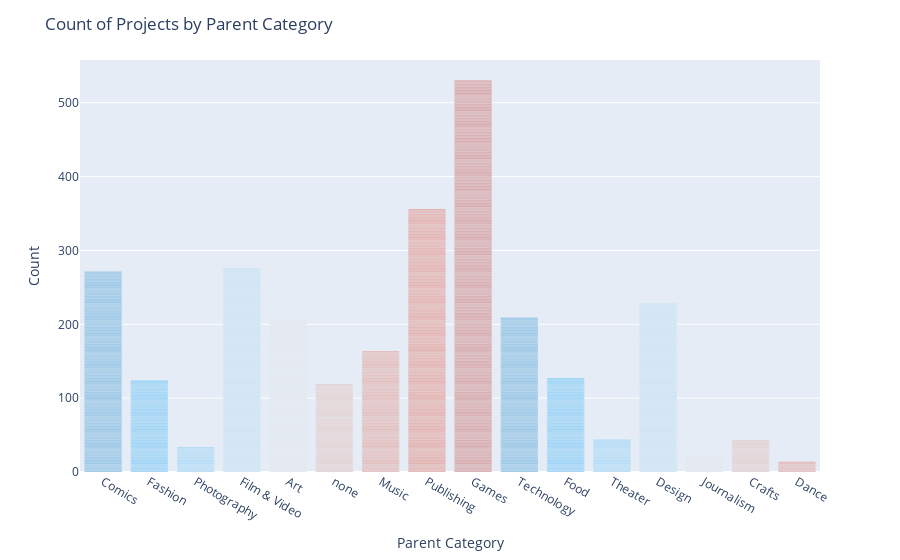
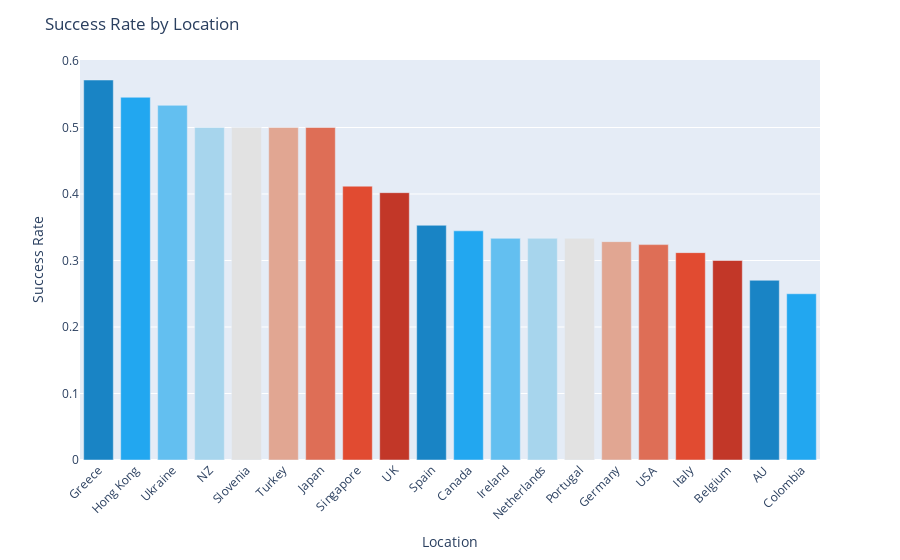
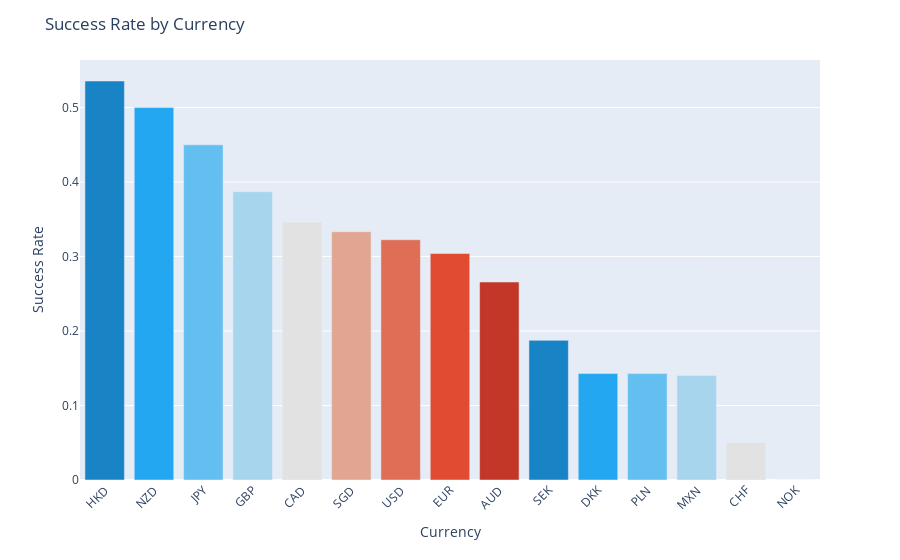
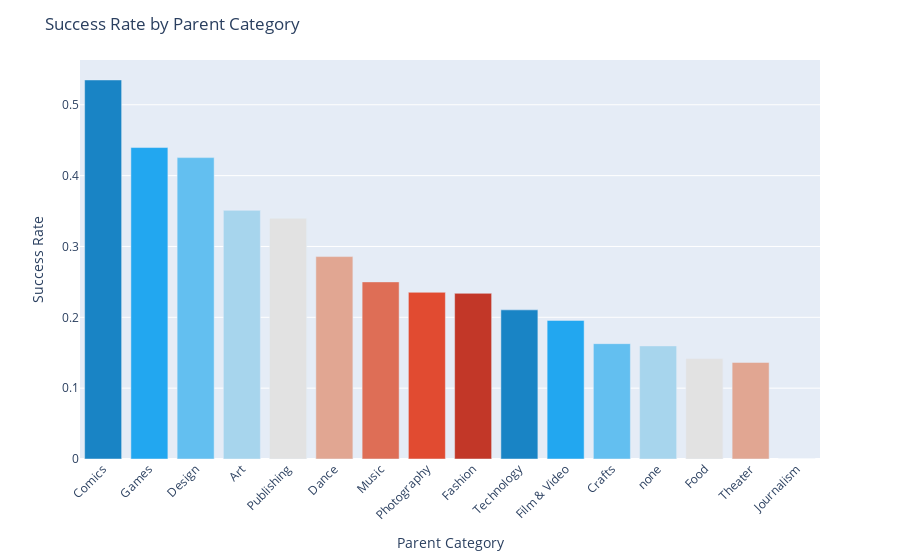

Here is the notebook cell these charts were saved with, in order:
### Code cell
df = load_csv_to_dataframe()
# Calculate the IQR for 'Goal Amount' column
goal_amount_iqr = np.percentile(df['Percent Funded'], 75) - np.percentile(df['Percent Funded'], 25)
# Define the upper and lower bounds for outliers
lower_bound = np.percentile(df['Percent Funded'], 25) - 1.5 * goal_amount_iqr
upper_bound = np.percentile(df['Percent Funded'], 75) + 1.5 * goal_amount_iqr
# Filter the dataset to include only the rows within the IQR bounds
df = df[(df['Percent Funded'] >= lower_bound) & (df['Percent Funded'] <= upper_bound)]
clean_location_col(df)
classify_success_col(df)
boolean_to_numbers(df)
print_graphs()

### Figure 1 — Plotly figure (JSON) as saved in the notebook; plotly's stock layout.template omitted (floating-point values rounded to 4 significant figures; data arrays with more than 128 entries replaced by an {"elided": "..."} marker saying what was removed)
{"data": [{"alignmentgroup": "True", "hovertemplate": "Parent Category=%{x}<br>count=%{y}<extra></extra>", "legendgroup": "Comics", "marker": {"color": "#1984c5", "pattern": {"shape": ""}}, "name": "Comics", "offsetgroup": "Comics", "orientation": "v", "showlegend": true, "textposition": "auto", "type": "bar", "x": {"elided": "271 str values"}, "xaxis": "x", "y": {"elided": "271 int values"}, "yaxis": "y"}, {"alignmentgroup": "True", "hovertemplate": "Parent Category=%{x}<br>count=%{y}<extra></extra>", "legendgroup": "Fashion", "marker": {"color": "#22a7f0", "pattern": {"shape": ""}}, "name": "Fashion", "offsetgroup": "Fashion", "orientation": "v", "showlegend": true, "textposition": "auto", "type": "bar", "x": ["Fashion", "Fashion", "Fashion", "Fashion", "Fashion", "Fashion", "Fashion", "Fashion", "Fashion", "Fashion", "Fashion", "Fashion", "Fashion", "Fashion", "Fashion", "Fashion", "Fashion", "Fashion", "Fashion", "Fashion", "Fashion", "Fashion", "Fashion", "Fashion", "Fashion", "Fashion", "Fashion", "Fashion", "Fashion", "Fashion", "Fashion", "Fashion", "Fashion", "Fashion", "Fashion", "Fashion", "Fashion", "Fashion", "Fashion", "Fashion", "Fashion", "Fashion", "Fashion", "Fashion", "Fashion", "Fashion", "Fashion", "Fashion", "Fashion", "Fashion", "Fashion", "Fashion", "Fashion", "Fashion", "Fashion", "Fashion", "Fashion", "Fashion", "Fashion", "Fashion", "Fashion", "Fashion", "Fashion", "Fashion", "Fashion", "Fashion", "Fashion", "Fashion", "Fashion", "Fashion", "Fashion", "Fashion", "Fashion", "Fashion", "Fashion", "Fashion", "Fashion", "Fashion", "Fashion", "Fashion", "Fashion", "Fashion", "Fashion", "Fashion", "Fashion", "Fashion", "Fashion", "Fashion", "Fashion", "Fashion", "Fashion", "Fashion", "Fashion", "Fashion", "Fashion", "Fashion", "Fashion", "Fashion", "Fashion", "Fashion", "Fashion", "Fashion", "Fashion", "Fashion", "Fashion", "Fashion", "Fashion", "Fashion", "Fashion", "Fashion", "Fashion", "Fashion", "Fashion", "Fashion", "Fashion", "Fashion", "Fashion", "Fashion", "Fashion", "Fashion", "Fashion", "Fashion", "Fashion", "Fashion"], "xaxis": "x", "y": [1, 1, 1, 1, 1, 1, 1, 1, 1, 1, 1, 1, 1, 1, 1, 1, 1, 1, 1, 1, 1, 1, 1, 1, 1, 1, 1, 1, 1, 1, 1, 1, 1, 1, 1, 1, 1, 1, 1, 1, 1, 1, 1, 1, 1, 1, 1, 1, 1, 1, 1, 1, 1, 1, 1, 1, 1, 1, 1, 1, 1, 1, 1, 1, 1, 1, 1, 1, 1, 1, 1, 1, 1, 1, 1, 1, 1, 1, 1, 1, 1, 1, 1, 1, 1, 1, 1, 1, 1, 1, 1, 1, 1, 1, 1, 1, 1, 1, 1, 1, 1, 1, 1, 1, 1, 1, 1, 1, 1, 1, 1, 1, 1, 1, 1, 1, 1, 1, 1, 1, 1, 1, 1, 1], "yaxis": "y"}, {"alignmentgroup": "True", "hovertemplate": "Parent Category=%{x}<br>count=%{y}<extra></extra>", "legendgroup": "Photography", "marker": {"color": "#63bff0", "pattern": {"shape": ""}}, "name": "Photography", "offsetgroup": "Photography", "orientation": "v", "showlegend": true, "textposition": "auto", "type": "bar", "x": ["Photography", "Photography", "Photography", "Photography", "Photography", "Photography", "Photography", "Photography", "Photography", "Photography", "Photography", "Photography", "Photography", "Photography", "Photography", "Photography", "Photography", "Photography", "Photography", "Photography", "Photography", "Photography", "Photography", "Photography", "Photography", "Photography", "Photography", "Photography", "Photography", "Photography", "Photography", "Photography", "Photography", "Photography"], "xaxis": "x", "y": [1, 1, 1, 1, 1, 1, 1, 1, 1, 1, 1, 1, 1, 1, 1, 1, 1, 1, 1, 1, 1, 1, 1, 1, 1, 1, 1, 1, 1, 1, 1, 1, 1, 1], "yaxis": "y"}, {"alignmentgroup": "True", "hovertemplate": "Parent Category=%{x}<br>count=%{y}<extra></extra>", "legendgroup": "Film & Video", "marker": {"color": "#a7d5ed", "pattern": {"shape": ""}}, "name": "Film & Video", "offsetgroup": "Film & Video", "orientation": "v", "showlegend": true, "textposition": "auto", "type": "bar", "x": {"elided": "276 str values"}, "xaxis": "x", "y": {"elided": "276 int values"}, "yaxis": "y"}, {"alignmentgroup": "True", "hovertemplate": "Parent Category=%{x}<br>count=%{y}<extra></extra>", "legendgroup": "Art", "marker": {"color": "#e2e2e2", "pattern": {"shape": ""}}, "name": "Art", "offsetgroup": "Art", "orientation": "v", "showlegend": true, "textposition": "auto", "type": "bar", "x": {"elided": "208 str values"}, "xaxis": "x", "y": {"elided": "208 int values"}, "yaxis": "y"}, {"alignmentgroup": "True", "hovertemplate": "Parent Category=%{x}<br>count=%{y}<extra></extra>", "legendgroup": "none", "marker": {"color": "#e1a692", "pattern": {"shape": ""}}, "name": "none", "offsetgroup": "none", "orientation": "v", "showlegend": true, "textposition": "auto", "type": "bar", "x": ["none", "none", "none", "none", "none", "none", "none", "none", "none", "none", "none", "none", "none", "none", "none", "none", "none", "none", "none", "none", "none", "none", "none", "none", "none", "none", "none", "none", "none", "none", "none", "none", "none", "none", "none", "none", "none", "none", "none", "none", "none", "none", "none", "none", "none", "none", "none", "none", "none", "none", "none", "none", "none", "none", "none", "none", "none", "none", "none", "none", "none", "none", "none", "none", "none", "none", "none", "none", "none", "none", "none", "none", "none", "none", "none", "none", "none", "none", "none", "none", "none", "none", "none", "none", "none", "none", "none", "none", "none", "none", "none", "none", "none", "none", "none", "none", "none", "none", "none", "none", "none", "none", "none", "none", "none", "none", "none", "none", "none", "none", "none", "none", "none", "none", "none", "none", "none", "none", "none"], "xaxis": "x", "y": [1, 1, 1, 1, 1, 1, 1, 1, 1, 1, 1, 1, 1, 1, 1, 1, 1, 1, 1, 1, 1, 1, 1, 1, 1, 1, 1, 1, 1, 1, 1, 1, 1, 1, 1, 1, 1, 1, 1, 1, 1, 1, 1, 1, 1, 1, 1, 1, 1, 1, 1, 1, 1, 1, 1, 1, 1, 1, 1, 1, 1, 1, 1, 1, 1, 1, 1, 1, 1, 1, 1, 1, 1, 1, 1, 1, 1, 1, 1, 1, 1, 1, 1, 1, 1, 1, 1, 1, 1, 1, 1, 1, 1, 1, 1, 1, 1, 1, 1, 1, 1, 1, 1, 1, 1, 1, 1, 1, 1, 1, 1, 1, 1, 1, 1, 1, 1, 1, 1], "yaxis": "y"}, {"alignmentgroup": "True", "hovertemplate": "Parent Category=%{x}<br>count=%{y}<extra></extra>", "legendgroup": "Music", "marker": {"color": "#de6e56", "pattern": {"shape": ""}}, "name": "Music", "offsetgroup": "Music", "orientation": "v", "showlegend": true, "textposition": "auto", "type": "bar", "x": {"elided": "164 str values"}, "xaxis": "x", "y": {"elided": "164 int values"}, "yaxis": "y"}, {"alignmentgroup": "True", "hovertemplate": "Parent Category=%{x}<br>count=%{y}<extra></extra>", "legendgroup": "Publishing", "marker": {"color": "#e14b31", "pattern": {"shape": ""}}, "name": "Publishing", "offsetgroup": "Publishing", "orientation": "v", "showlegend": true, "textposition": "auto", "type": "bar", "x": {"elided": "356 str values"}, "xaxis": "x", "y": {"elided": "356 int values"}, "yaxis": "y"}, {"alignmentgroup": "True", "hovertemplate": "Parent Category=%{x}<br>count=%{y}<extra></extra>", "legendgroup": "Games", "marker": {"color": "#c23728", "pattern": {"shape": ""}}, "name": "Games", "offsetgroup": "Games", "orientation": "v", "showlegend": true, "textposition": "auto", "type": "bar", "x": {"elided": "530 str values"}, "xaxis": "x", "y": {"elided": "530 int values"}, "yaxis": "y"}, {"alignmentgroup": "True", "hovertemplate": "Parent Category=%{x}<br>count=%{y}<extra></extra>", "legendgroup": "Technology", "marker": {"color": "#1984c5", "pattern": {"shape": ""}}, "name": "Technology", "offsetgroup": "Technology", "orientation": "v", "showlegend": true, "textposition": "auto", "type": "bar", "x": {"elided": "209 str values"}, "xaxis": "x", "y": {"elided": "209 int values"}, "yaxis": "y"}, {"alignmentgroup": "True", "hovertemplate": "Parent Category=%{x}<br>count=%{y}<extra></extra>", "legendgroup": "Food", "marker": {"color": "#22a7f0", "pattern": {"shape": ""}}, "name": "Food", "offsetgroup": "Food", "orientation": "v", "showlegend": true, "textposition": "auto", "type": "bar", "x": ["Food", "Food", "Food", "Food", "Food", "Food", "Food", "Food", "Food", "Food", "Food", "Food", "Food", "Food", "Food", "Food", "Food", "Food", "Food", "Food", "Food", "Food", "Food", "Food", "Food", "Food", "Food", "Food", "Food", "Food", "Food", "Food", "Food", "Food", "Food", "Food", "Food", "Food", "Food", "Food", "Food", "Food", "Food", "Food", "Food", "Food", "Food", "Food", "Food", "Food", "Food", "Food", "Food", "Food", "Food", "Food", "Food", "Food", "Food", "Food", "Food", "Food", "Food", "Food", "Food", "Food", "Food", "Food", "Food", "Food", "Food", "Food", "Food", "Food", "Food", "Food", "Food", "Food", "Food", "Food", "Food", "Food", "Food", "Food", "Food", "Food", "Food", "Food", "Food", "Food", "Food", "Food", "Food", "Food", "Food", "Food", "Food", "Food", "Food", "Food", "Food", "Food", "Food", "Food", "Food", "Food", "Food", "Food", "Food", "Food", "Food", "Food", "Food", "Food", "Food", "Food", "Food", "Food", "Food", "Food", "Food", "Food", "Food", "Food", "Food", "Food", "Food"], "xaxis": "x", "y": [1, 1, 1, 1, 1, 1, 1, 1, 1, 1, 1, 1, 1, 1, 1, 1, 1, 1, 1, 1, 1, 1, 1, 1, 1, 1, 1, 1, 1, 1, 1, 1, 1, 1, 1, 1, 1, 1, 1, 1, 1, 1, 1, 1, 1, 1, 1, 1, 1, 1, 1, 1, 1, 1, 1, 1, 1, 1, 1, 1, 1, 1, 1, 1, 1, 1, 1, 1, 1, 1, 1, 1, 1, 1, 1, 1, 1, 1, 1, 1, 1, 1, 1, 1, 1, 1, 1, 1, 1, 1, 1, 1, 1, 1, 1, 1, 1, 1, 1, 1, 1, 1, 1, 1, 1, 1, 1, 1, 1, 1, 1, 1, 1, 1, 1, 1, 1, 1, 1, 1, 1, 1, 1, 1, 1, 1, 1], "yaxis": "y"}, {"alignmentgroup": "True", "hovertemplate": "Parent Category=%{x}<br>count=%{y}<extra></extra>", "legendgroup": "Theater", "marker": {"color": "#63bff0", "pattern": {"shape": ""}}, "name": "Theater", "offsetgroup": "Theater", "orientation": "v", "showlegend": true, "textposition": "auto", "type": "bar", "x": ["Theater", "Theater", "Theater", "Theater", "Theater", "Theater", "Theater", "Theater", "Theater", "Theater", "Theater", "Theater", "Theater", "Theater", "Theater", "Theater", "Theater", "Theater", "Theater", "Theater", "Theater", "Theater", "Theater", "Theater", "Theater", "Theater", "Theater", "Theater", "Theater", "Theater", "Theater", "Theater", "Theater", "Theater", "Theater", "Theater", "Theater", "Theater", "Theater", "Theater", "Theater", "Theater", "Theater", "Theater"], "xaxis": "x", "y": [1, 1, 1, 1, 1, 1, 1, 1, 1, 1, 1, 1, 1, 1, 1, 1, 1, 1, 1, 1, 1, 1, 1, 1, 1, 1, 1, 1, 1, 1, 1, 1, 1, 1, 1, 1, 1, 1, 1, 1, 1, 1, 1, 1], "yaxis": "y"}, {"alignmentgroup": "True", "hovertemplate": "Parent Category=%{x}<br>count=%{y}<extra></extra>", "legendgroup": "Design", "marker": {"color": "#a7d5ed", "pattern": {"shape": ""}}, "name": "Design", "offsetgroup": "Design", "orientation": "v", "showlegend": true, "textposition": "auto", "type": "bar", "x": {"elided": "228 str values"}, "xaxis": "x", "y": {"elided": "228 int values"}, "yaxis": "y"}, {"alignmentgroup": "True", "hovertemplate": "Parent Category=%{x}<br>count=%{y}<extra></extra>", "legendgroup": "Journalism", "marker": {"color": "#e2e2e2", "pattern": {"shape": ""}}, "name": "Journalism", "offsetgroup": "Journalism", "orientation": "v", "showlegend": true, "textposition": "auto", "type": "bar", "x": ["Journalism", "Journalism", "Journalism", "Journalism", "Journalism", "Journalism", "Journalism", "Journalism", "Journalism", "Journalism", "Journalism", "Journalism", "Journalism", "Journalism", "Journalism", "Journalism", "Journalism", "Journalism", "Journalism", "Journalism", "Journalism"], "xaxis": "x", "y": [1, 1, 1, 1, 1, 1, 1, 1, 1, 1, 1, 1, 1, 1, 1, 1, 1, 1, 1, 1, 1], "yaxis": "y"}, {"alignmentgroup": "True", "hovertemplate": "Parent Category=%{x}<br>count=%{y}<extra></extra>", "legendgroup": "Crafts", "marker": {"color": "#e1a692", "pattern": {"shape": ""}}, "name": "Crafts", "offsetgroup": "Crafts", "orientation": "v", "showlegend": true, "textposition": "auto", "type": "bar", "x": ["Crafts", "Crafts", "Crafts", "Crafts", "Crafts", "Crafts", "Crafts", "Crafts", "Crafts", "Crafts", "Crafts", "Crafts", "Crafts", "Crafts", "Crafts", "Crafts", "Crafts", "Crafts", "Crafts", "Crafts", "Crafts", "Crafts", "Crafts", "Crafts", "Crafts", "Crafts", "Crafts", "Crafts", "Crafts", "Crafts", "Crafts", "Crafts", "Crafts", "Crafts", "Crafts", "Crafts", "Crafts", "Crafts", "Crafts", "Crafts", "Crafts", "Crafts", "Crafts"], "xaxis": "x", "y": [1, 1, 1, 1, 1, 1, 1, 1, 1, 1, 1, 1, 1, 1, 1, 1, 1, 1, 1, 1, 1, 1, 1, 1, 1, 1, 1, 1, 1, 1, 1, 1, 1, 1, 1, 1, 1, 1, 1, 1, 1, 1, 1], "yaxis": "y"}, {"alignmentgroup": "True", "hovertemplate": "Parent Category=%{x}<br>count=%{y}<extra></extra>", "legendgroup": "Dance", "marker": {"color": "#de6e56", "pattern": {"shape": ""}}, "name": "Dance", "offsetgroup": "Dance", "orientation": "v", "showlegend": true, "textposition": "auto", "type": "bar", "x": ["Dance", "Dance", "Dance", "Dance", "Dance", "Dance", "Dance", "Dance", "Dance", "Dance", "Dance", "Dance", "Dance", "Dance"], "xaxis": "x", "y": [1, 1, 1, 1, 1, 1, 1, 1, 1, 1, 1, 1, 1, 1], "yaxis": "y"}], "layout": {"barmode": "relative", "legend": {"title": {"text": "Parent Category"}, "tracegroupgap": 0}, "margin": {"t": 60}, "showlegend": false, "title": {"text": "Count of Projects by Parent Category"}, "xaxis": {"anchor": "y", "categoryarray": ["Comics", "Fashion", "Photography", "Film & Video", "Art", "none", "Music", "Publishing", "Games", "Technology", "Food", "Theater", "Design", "Journalism", "Crafts", "Dance"], "categoryorder": "array", "domain": [0, 1], "title": {"text": "Parent Category"}}, "yaxis": {"anchor": "x", "domain": [0, 1], "title": {"text": "Count"}}}}

### Figure 2 — Plotly figure (JSON) as saved in the notebook; plotly's stock layout.template omitted (floating-point values rounded to 4 significant figures)
{"data": [{"alignmentgroup": "True", "hovertemplate": "Location=%{x}<br>y=%{y}<extra></extra>", "legendgroup": "Greece", "marker": {"color": "#1984c5", "pattern": {"shape": ""}}, "name": "Greece", "offsetgroup": "Greece", "orientation": "v", "showlegend": true, "textposition": "auto", "type": "bar", "x": ["Greece"], "xaxis": "x", "y": [0.5714], "yaxis": "y"}, {"alignmentgroup": "True", "hovertemplate": "Location=%{x}<br>y=%{y}<extra></extra>", "legendgroup": "Hong Kong", "marker": {"color": "#22a7f0", "pattern": {"shape": ""}}, "name": "Hong Kong", "offsetgroup": "Hong Kong", "orientation": "v", "showlegend": true, "textposition": "auto", "type": "bar", "x": ["Hong Kong"], "xaxis": "x", "y": [0.5455], "yaxis": "y"}, {"alignmentgroup": "True", "hovertemplate": "Location=%{x}<br>y=%{y}<extra></extra>", "legendgroup": "Ukraine", "marker": {"color": "#63bff0", "pattern": {"shape": ""}}, "name": "Ukraine", "offsetgroup": "Ukraine", "orientation": "v", "showlegend": true, "textposition": "auto", "type": "bar", "x": ["Ukraine"], "xaxis": "x", "y": [0.5333], "yaxis": "y"}, {"alignmentgroup": "True", "hovertemplate": "Location=%{x}<br>y=%{y}<extra></extra>", "legendgroup": "NZ", "marker": {"color": "#a7d5ed", "pattern": {"shape": ""}}, "name": "NZ", "offsetgroup": "NZ", "orientation": "v", "showlegend": true, "textposition": "auto", "type": "bar", "x": ["NZ"], "xaxis": "x", "y": [0.5], "yaxis": "y"}, {"alignmentgroup": "True", "hovertemplate": "Location=%{x}<br>y=%{y}<extra></extra>", "legendgroup": "Slovenia", "marker": {"color": "#e2e2e2", "pattern": {"shape": ""}}, "name": "Slovenia", "offsetgroup": "Slovenia", "orientation": "v", "showlegend": true, "textposition": "auto", "type": "bar", "x": ["Slovenia"], "xaxis": "x", "y": [0.5], "yaxis": "y"}, {"alignmentgroup": "True", "hovertemplate": "Location=%{x}<br>y=%{y}<extra></extra>", "legendgroup": "Turkey", "marker": {"color": "#e1a692", "pattern": {"shape": ""}}, "name": "Turkey", "offsetgroup": "Turkey", "orientation": "v", "showlegend": true, "textposition": "auto", "type": "bar", "x": ["Turkey"], "xaxis": "x", "y": [0.5], "yaxis": "y"}, {"alignmentgroup": "True", "hovertemplate": "Location=%{x}<br>y=%{y}<extra></extra>", "legendgroup": "Japan", "marker": {"color": "#de6e56", "pattern": {"shape": ""}}, "name": "Japan", "offsetgroup": "Japan", "orientation": "v", "showlegend": true, "textposition": "auto", "type": "bar", "x": ["Japan"], "xaxis": "x", "y": [0.5], "yaxis": "y"}, {"alignmentgroup": "True", "hovertemplate": "Location=%{x}<br>y=%{y}<extra></extra>", "legendgroup": "Singapore", "marker": {"color": "#e14b31", "pattern": {"shape": ""}}, "name": "Singapore", "offsetgroup": "Singapore", "orientation": "v", "showlegend": true, "textposition": "auto", "type": "bar", "x": ["Singapore"], "xaxis": "x", "y": [0.4118], "yaxis": "y"}, {"alignmentgroup": "True", "hovertemplate": "Location=%{x}<br>y=%{y}<extra></extra>", "legendgroup": "UK", "marker": {"color": "#c23728", "pattern": {"shape": ""}}, "name": "UK", "offsetgroup": "UK", "orientation": "v", "showlegend": true, "textposition": "auto", "type": "bar", "x": ["UK"], "xaxis": "x", "y": [0.402], "yaxis": "y"}, {"alignmentgroup": "True", "hovertemplate": "Location=%{x}<br>y=%{y}<extra></extra>", "legendgroup": "Spain", "marker": {"color": "#1984c5", "pattern": {"shape": ""}}, "name": "Spain", "offsetgroup": "Spain", "orientation": "v", "showlegend": true, "textposition": "auto", "type": "bar", "x": ["Spain"], "xaxis": "x", "y": [0.3529], "yaxis": "y"}, {"alignmentgroup": "True", "hovertemplate": "Location=%{x}<br>y=%{y}<extra></extra>", "legendgroup": "Canada", "marker": {"color": "#22a7f0", "pattern": {"shape": ""}}, "name": "Canada", "offsetgroup": "Canada", "orientation": "v", "showlegend": true, "textposition": "auto", "type": "bar", "x": ["Canada"], "xaxis": "x", "y": [0.3446], "yaxis": "y"}, {"alignmentgroup": "True", "hovertemplate": "Location=%{x}<br>y=%{y}<extra></extra>", "legendgroup": "Ireland", "marker": {"color": "#63bff0", "pattern": {"shape": ""}}, "name": "Ireland", "offsetgroup": "Ireland", "orientation": "v", "showlegend": true, "textposition": "auto", "type": "bar", "x": ["Ireland"], "xaxis": "x", "y": [0.3333], "yaxis": "y"}, {"alignmentgroup": "True", "hovertemplate": "Location=%{x}<br>y=%{y}<extra></extra>", "legendgroup": "Netherlands", "marker": {"color": "#a7d5ed", "pattern": {"shape": ""}}, "name": "Netherlands", "offsetgroup": "Netherlands", "orientation": "v", "showlegend": true, "textposition": "auto", "type": "bar", "x": ["Netherlands"], "xaxis": "x", "y": [0.3333], "yaxis": "y"}, {"alignmentgroup": "True", "hovertemplate": "Location=%{x}<br>y=%{y}<extra></extra>", "legendgroup": "Portugal", "marker": {"color": "#e2e2e2", "pattern": {"shape": ""}}, "name": "Portugal", "offsetgroup": "Portugal", "orientation": "v", "showlegend": true, "textposition": "auto", "type": "bar", "x": ["Portugal"], "xaxis": "x", "y": [0.3333], "yaxis": "y"}, {"alignmentgroup": "True", "hovertemplate": "Location=%{x}<br>y=%{y}<extra></extra>", "legendgroup": "Germany", "marker": {"color": "#e1a692", "pattern": {"shape": ""}}, "name": "Germany", "offsetgroup": "Germany", "orientation": "v", "showlegend": true, "textposition": "auto", "type": "bar", "x": ["Germany"], "xaxis": "x", "y": [0.3284], "yaxis": "y"}, {"alignmentgroup": "True", "hovertemplate": "Location=%{x}<br>y=%{y}<extra></extra>", "legendgroup": "USA", "marker": {"color": "#de6e56", "pattern": {"shape": ""}}, "name": "USA", "offsetgroup": "USA", "orientation": "v", "showlegend": true, "textposition": "auto", "type": "bar", "x": ["USA"], "xaxis": "x", "y": [0.3239], "yaxis": "y"}, {"alignmentgroup": "True", "hovertemplate": "Location=%{x}<br>y=%{y}<extra></extra>", "legendgroup": "Italy", "marker": {"color": "#e14b31", "pattern": {"shape": ""}}, "name": "Italy", "offsetgroup": "Italy", "orientation": "v", "showlegend": true, "textposition": "auto", "type": "bar", "x": ["Italy"], "xaxis": "x", "y": [0.3118], "yaxis": "y"}, {"alignmentgroup": "True", "hovertemplate": "Location=%{x}<br>y=%{y}<extra></extra>", "legendgroup": "Belgium", "marker": {"color": "#c23728", "pattern": {"shape": ""}}, "name": "Belgium", "offsetgroup": "Belgium", "orientation": "v", "showlegend": true, "textposition": "auto", "type": "bar", "x": ["Belgium"], "xaxis": "x", "y": [0.3], "yaxis": "y"}, {"alignmentgroup": "True", "hovertemplate": "Location=%{x}<br>y=%{y}<extra></extra>", "legendgroup": "AU", "marker": {"color": "#1984c5", "pattern": {"shape": ""}}, "name": "AU", "offsetgroup": "AU", "orientation": "v", "showlegend": true, "textposition": "auto", "type": "bar", "x": ["AU"], "xaxis": "x", "y": [0.2703], "yaxis": "y"}, {"alignmentgroup": "True", "hovertemplate": "Location=%{x}<br>y=%{y}<extra></extra>", "legendgroup": "Colombia", "marker": {"color": "#22a7f0", "pattern": {"shape": ""}}, "name": "Colombia", "offsetgroup": "Colombia", "orientation": "v", "showlegend": true, "textposition": "auto", "type": "bar", "x": ["Colombia"], "xaxis": "x", "y": [0.25], "yaxis": "y"}], "layout": {"barmode": "relative", "legend": {"title": {"text": "Location"}, "tracegroupgap": 0}, "margin": {"t": 60}, "showlegend": false, "title": {"text": "Success Rate by Location"}, "xaxis": {"anchor": "y", "categoryarray": ["Greece", "Hong Kong", "Ukraine", "NZ", "Slovenia", "Turkey", "Japan", "Singapore", "UK", "Spain", "Canada", "Ireland", "Netherlands", "Portugal", "Germany", "USA", "Italy", "Belgium", "AU", "Colombia"], "categoryorder": "array", "domain": [0, 1], "tickangle": -45, "title": {"text": "Location"}}, "yaxis": {"anchor": "x", "domain": [0, 1], "title": {"text": "Success Rate"}}}}

### Figure 3 — Plotly figure (JSON) as saved in the notebook; plotly's stock layout.template omitted (floating-point values rounded to 4 significant figures)
{"data": [{"alignmentgroup": "True", "hovertemplate": "Currency=%{x}<br>y=%{y}<extra></extra>", "legendgroup": "HKD", "marker": {"color": "#1984c5", "pattern": {"shape": ""}}, "name": "HKD", "offsetgroup": "HKD", "orientation": "v", "showlegend": true, "textposition": "auto", "type": "bar", "x": ["HKD"], "xaxis": "x", "y": [0.5357], "yaxis": "y"}, {"alignmentgroup": "True", "hovertemplate": "Currency=%{x}<br>y=%{y}<extra></extra>", "legendgroup": "NZD", "marker": {"color": "#22a7f0", "pattern": {"shape": ""}}, "name": "NZD", "offsetgroup": "NZD", "orientation": "v", "showlegend": true, "textposition": "auto", "type": "bar", "x": ["NZD"], "xaxis": "x", "y": [0.5], "yaxis": "y"}, {"alignmentgroup": "True", "hovertemplate": "Currency=%{x}<br>y=%{y}<extra></extra>", "legendgroup": "JPY", "marker": {"color": "#63bff0", "pattern": {"shape": ""}}, "name": "JPY", "offsetgroup": "JPY", "orientation": "v", "showlegend": true, "textposition": "auto", "type": "bar", "x": ["JPY"], "xaxis": "x", "y": [0.45], "yaxis": "y"}, {"alignmentgroup": "True", "hovertemplate": "Currency=%{x}<br>y=%{y}<extra></extra>", "legendgroup": "GBP", "marker": {"color": "#a7d5ed", "pattern": {"shape": ""}}, "name": "GBP", "offsetgroup": "GBP", "orientation": "v", "showlegend": true, "textposition": "auto", "type": "bar", "x": ["GBP"], "xaxis": "x", "y": [0.3871], "yaxis": "y"}, {"alignmentgroup": "True", "hovertemplate": "Currency=%{x}<br>y=%{y}<extra></extra>", "legendgroup": "CAD", "marker": {"color": "#e2e2e2", "pattern": {"shape": ""}}, "name": "CAD", "offsetgroup": "CAD", "orientation": "v", "showlegend": true, "textposition": "auto", "type": "bar", "x": ["CAD"], "xaxis": "x", "y": [0.3464], "yaxis": "y"}, {"alignmentgroup": "True", "hovertemplate": "Currency=%{x}<br>y=%{y}<extra></extra>", "legendgroup": "SGD", "marker": {"color": "#e1a692", "pattern": {"shape": ""}}, "name": "SGD", "offsetgroup": "SGD", "orientation": "v", "showlegend": true, "textposition": "auto", "type": "bar", "x": ["SGD"], "xaxis": "x", "y": [0.3333], "yaxis": "y"}, {"alignmentgroup": "True", "hovertemplate": "Currency=%{x}<br>y=%{y}<extra></extra>", "legendgroup": "USD", "marker": {"color": "#de6e56", "pattern": {"shape": ""}}, "name": "USD", "offsetgroup": "USD", "orientation": "v", "showlegend": true, "textposition": "auto", "type": "bar", "x": ["USD"], "xaxis": "x", "y": [0.3226], "yaxis": "y"}, {"alignmentgroup": "True", "hovertemplate": "Currency=%{x}<br>y=%{y}<extra></extra>", "legendgroup": "EUR", "marker": {"color": "#e14b31", "pattern": {"shape": ""}}, "name": "EUR", "offsetgroup": "EUR", "orientation": "v", "showlegend": true, "textposition": "auto", "type": "bar", "x": ["EUR"], "xaxis": "x", "y": [0.3041], "yaxis": "y"}, {"alignmentgroup": "True", "hovertemplate": "Currency=%{x}<br>y=%{y}<extra></extra>", "legendgroup": "AUD", "marker": {"color": "#c23728", "pattern": {"shape": ""}}, "name": "AUD", "offsetgroup": "AUD", "orientation": "v", "showlegend": true, "textposition": "auto", "type": "bar", "x": ["AUD"], "xaxis": "x", "y": [0.2658], "yaxis": "y"}, {"alignmentgroup": "True", "hovertemplate": "Currency=%{x}<br>y=%{y}<extra></extra>", "legendgroup": "SEK", "marker": {"color": "#1984c5", "pattern": {"shape": ""}}, "name": "SEK", "offsetgroup": "SEK", "orientation": "v", "showlegend": true, "textposition": "auto", "type": "bar", "x": ["SEK"], "xaxis": "x", "y": [0.1875], "yaxis": "y"}, {"alignmentgroup": "True", "hovertemplate": "Currency=%{x}<br>y=%{y}<extra></extra>", "legendgroup": "DKK", "marker": {"color": "#22a7f0", "pattern": {"shape": ""}}, "name": "DKK", "offsetgroup": "DKK", "orientation": "v", "showlegend": true, "textposition": "auto", "type": "bar", "x": ["DKK"], "xaxis": "x", "y": [0.1429], "yaxis": "y"}, {"alignmentgroup": "True", "hovertemplate": "Currency=%{x}<br>y=%{y}<extra></extra>", "legendgroup": "PLN", "marker": {"color": "#63bff0", "pattern": {"shape": ""}}, "name": "PLN", "offsetgroup": "PLN", "orientation": "v", "showlegend": true, "textposition": "auto", "type": "bar", "x": ["PLN"], "xaxis": "x", "y": [0.1429], "yaxis": "y"}, {"alignmentgroup": "True", "hovertemplate": "Currency=%{x}<br>y=%{y}<extra></extra>", "legendgroup": "MXN", "marker": {"color": "#a7d5ed", "pattern": {"shape": ""}}, "name": "MXN", "offsetgroup": "MXN", "orientation": "v", "showlegend": true, "textposition": "auto", "type": "bar", "x": ["MXN"], "xaxis": "x", "y": [0.1404], "yaxis": "y"}, {"alignmentgroup": "True", "hovertemplate": "Currency=%{x}<br>y=%{y}<extra></extra>", "legendgroup": "CHF", "marker": {"color": "#e2e2e2", "pattern": {"shape": ""}}, "name": "CHF", "offsetgroup": "CHF", "orientation": "v", "showlegend": true, "textposition": "auto", "type": "bar", "x": ["CHF"], "xaxis": "x", "y": [0.05], "yaxis": "y"}, {"alignmentgroup": "True", "hovertemplate": "Currency=%{x}<br>y=%{y}<extra></extra>", "legendgroup": "NOK", "marker": {"color": "#e1a692", "pattern": {"shape": ""}}, "name": "NOK", "offsetgroup": "NOK", "orientation": "v", "showlegend": true, "textposition": "auto", "type": "bar", "x": ["NOK"], "xaxis": "x", "y": [0], "yaxis": "y"}], "layout": {"barmode": "relative", "legend": {"title": {"text": "Currency"}, "tracegroupgap": 0}, "margin": {"t": 60}, "showlegend": false, "title": {"text": "Success Rate by Currency"}, "xaxis": {"anchor": "y", "categoryarray": ["HKD", "NZD", "JPY", "GBP", "CAD", "SGD", "USD", "EUR", "AUD", "SEK", "DKK", "PLN", "MXN", "CHF", "NOK"], "categoryorder": "array", "domain": [0, 1], "tickangle": -45, "title": {"text": "Currency"}}, "yaxis": {"anchor": "x", "domain": [0, 1], "title": {"text": "Success Rate"}}}}

### Figure 4 — Plotly figure (JSON) as saved in the notebook; plotly's stock layout.template omitted (floating-point values rounded to 4 significant figures)
{"data": [{"alignmentgroup": "True", "hovertemplate": "Parent Category=%{x}<br>y=%{y}<extra></extra>", "legendgroup": "Comics", "marker": {"color": "#1984c5", "pattern": {"shape": ""}}, "name": "Comics", "offsetgroup": "Comics", "orientation": "v", "showlegend": true, "textposition": "auto", "type": "bar", "x": ["Comics"], "xaxis": "x", "y": [0.5351], "yaxis": "y"}, {"alignmentgroup": "True", "hovertemplate": "Parent Category=%{x}<br>y=%{y}<extra></extra>", "legendgroup": "Games", "marker": {"color": "#22a7f0", "pattern": {"shape": ""}}, "name": "Games", "offsetgroup": "Games", "orientation": "v", "showlegend": true, "textposition": "auto", "type": "bar", "x": ["Games"], "xaxis": "x", "y": [0.4396], "yaxis": "y"}, {"alignmentgroup": "True", "hovertemplate": "Parent Category=%{x}<br>y=%{y}<extra></extra>", "legendgroup": "Design", "marker": {"color": "#63bff0", "pattern": {"shape": ""}}, "name": "Design", "offsetgroup": "Design", "orientation": "v", "showlegend": true, "textposition": "auto", "type": "bar", "x": ["Design"], "xaxis": "x", "y": [0.4254], "yaxis": "y"}, {"alignmentgroup": "True", "hovertemplate": "Parent Category=%{x}<br>y=%{y}<extra></extra>", "legendgroup": "Art", "marker": {"color": "#a7d5ed", "pattern": {"shape": ""}}, "name": "Art", "offsetgroup": "Art", "orientation": "v", "showlegend": true, "textposition": "auto", "type": "bar", "x": ["Art"], "xaxis": "x", "y": [0.351], "yaxis": "y"}, {"alignmentgroup": "True", "hovertemplate": "Parent Category=%{x}<br>y=%{y}<extra></extra>", "legendgroup": "Publishing", "marker": {"color": "#e2e2e2", "pattern": {"shape": ""}}, "name": "Publishing", "offsetgroup": "Publishing", "orientation": "v", "showlegend": true, "textposition": "auto", "type": "bar", "x": ["Publishing"], "xaxis": "x", "y": [0.3399], "yaxis": "y"}, {"alignmentgroup": "True", "hovertemplate": "Parent Category=%{x}<br>y=%{y}<extra></extra>", "legendgroup": "Dance", "marker": {"color": "#e1a692", "pattern": {"shape": ""}}, "name": "Dance", "offsetgroup": "Dance", "orientation": "v", "showlegend": true, "textposition": "auto", "type": "bar", "x": ["Dance"], "xaxis": "x", "y": [0.2857], "yaxis": "y"}, {"alignmentgroup": "True", "hovertemplate": "Parent Category=%{x}<br>y=%{y}<extra></extra>", "legendgroup": "Music", "marker": {"color": "#de6e56", "pattern": {"shape": ""}}, "name": "Music", "offsetgroup": "Music", "orientation": "v", "showlegend": true, "textposition": "auto", "type": "bar", "x": ["Music"], "xaxis": "x", "y": [0.25], "yaxis": "y"}, {"alignmentgroup": "True", "hovertemplate": "Parent Category=%{x}<br>y=%{y}<extra></extra>", "legendgroup": "Photography", "marker": {"color": "#e14b31", "pattern": {"shape": ""}}, "name": "Photography", "offsetgroup": "Photography", "orientation": "v", "showlegend": true, "textposition": "auto", "type": "bar", "x": ["Photography"], "xaxis": "x", "y": [0.2353], "yaxis": "y"}, {"alignmentgroup": "True", "hovertemplate": "Parent Category=%{x}<br>y=%{y}<extra></extra>", "legendgroup": "Fashion", "marker": {"color": "#c23728", "pattern": {"shape": ""}}, "name": "Fashion", "offsetgroup": "Fashion", "orientation": "v", "showlegend": true, "textposition": "auto", "type": "bar", "x": ["Fashion"], "xaxis": "x", "y": [0.2339], "yaxis": "y"}, {"alignmentgroup": "True", "hovertemplate": "Parent Category=%{x}<br>y=%{y}<extra></extra>", "legendgroup": "Technology", "marker": {"color": "#1984c5", "pattern": {"shape": ""}}, "name": "Technology", "offsetgroup": "Technology", "orientation": "v", "showlegend": true, "textposition": "auto", "type": "bar", "x": ["Technology"], "xaxis": "x", "y": [0.2105], "yaxis": "y"}, {"alignmentgroup": "True", "hovertemplate": "Parent Category=%{x}<br>y=%{y}<extra></extra>", "legendgroup": "Film & Video", "marker": {"color": "#22a7f0", "pattern": {"shape": ""}}, "name": "Film & Video", "offsetgroup": "Film & Video", "orientation": "v", "showlegend": true, "textposition": "auto", "type": "bar", "x": ["Film & Video"], "xaxis": "x", "y": [0.1957], "yaxis": "y"}, {"alignmentgroup": "True", "hovertemplate": "Parent Category=%{x}<br>y=%{y}<extra></extra>", "legendgroup": "Crafts", "marker": {"color": "#63bff0", "pattern": {"shape": ""}}, "name": "Crafts", "offsetgroup": "Crafts", "orientation": "v", "showlegend": true, "textposition": "auto", "type": "bar", "x": ["Crafts"], "xaxis": "x", "y": [0.1628], "yaxis": "y"}, {"alignmentgroup": "True", "hovertemplate": "Parent Category=%{x}<br>y=%{y}<extra></extra>", "legendgroup": "none", "marker": {"color": "#a7d5ed", "pattern": {"shape": ""}}, "name": "none", "offsetgroup": "none", "orientation": "v", "showlegend": true, "textposition": "auto", "type": "bar", "x": ["none"], "xaxis": "x", "y": [0.1597], "yaxis": "y"}, {"alignmentgroup": "True", "hovertemplate": "Parent Category=%{x}<br>y=%{y}<extra></extra>", "legendgroup": "Food", "marker": {"color": "#e2e2e2", "pattern": {"shape": ""}}, "name": "Food", "offsetgroup": "Food", "orientation": "v", "showlegend": true, "textposition": "auto", "type": "bar", "x": ["Food"], "xaxis": "x", "y": [0.1417], "yaxis": "y"}, {"alignmentgroup": "True", "hovertemplate": "Parent Category=%{x}<br>y=%{y}<extra></extra>", "legendgroup": "Theater", "marker": {"color": "#e1a692", "pattern": {"shape": ""}}, "name": "Theater", "offsetgroup": "Theater", "orientation": "v", "showlegend": true, "textposition": "auto", "type": "bar", "x": ["Theater"], "xaxis": "x", "y": [0.1364], "yaxis": "y"}, {"alignmentgroup": "True", "hovertemplate": "Parent Category=%{x}<br>y=%{y}<extra></extra>", "legendgroup": "Journalism", "marker": {"color": "#de6e56", "pattern": {"shape": ""}}, "name": "Journalism", "offsetgroup": "Journalism", "orientation": "v", "showlegend": true, "textposition": "auto", "type": "bar", "x": ["Journalism"], "xaxis": "x", "y": [0], "yaxis": "y"}], "layout": {"barmode": "relative", "legend": {"title": {"text": "Parent Category"}, "tracegroupgap": 0}, "margin": {"t": 60}, "showlegend": false, "title": {"text": "Success Rate by Parent Category"}, "xaxis": {"anchor": "y", "categoryarray": ["Comics", "Games", "Design", "Art", "Publishing", "Dance", "Music", "Photography", "Fashion", "Technology", "Film & Video", "Crafts", "none", "Food", "Theater", "Journalism"], "categoryorder": "array", "domain": [0, 1], "tickangle": -45, "title": {"text": "Parent Category"}}, "yaxis": {"anchor": "x", "domain": [0, 1], "title": {"text": "Success Rate"}}}}
